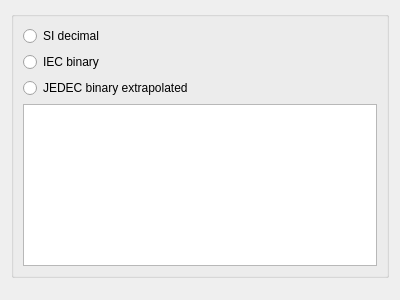
<?xml version="1.0" encoding="UTF-8"?>
<ui version="4.0">
 <class>EnvironmentDataSizeWidget</class>
 <widget class="QWidget" name="EnvironmentDataSizeWidget">
  <property name="geometry">
   <rect>
    <x>0</x>
    <y>0</y>
    <width>400</width>
    <height>300</height>
   </rect>
  </property>
  <layout class="QVBoxLayout" name="verticalLayout">
   <item>
    <widget class="QGroupBox" name="grpDataSize">
     <layout class="QGridLayout" name="gridLayout_2">
      <item row="2" column="0">
       <widget class="QRadioButton" name="rbIecBinary">
        <property name="text">
         <string>IEC binary</string>
        </property>
       </widget>
      </item>
      <item row="3" column="0">
       <widget class="QRadioButton" name="rbJedecBinary">
        <property name="text">
         <string>JEDEC binary extrapolated</string>
        </property>
       </widget>
      </item>
      <item row="4" column="0">
       <widget class="QTextBrowser" name="tbScalePreview"/>
      </item>
      <item row="1" column="0">
       <widget class="QRadioButton" name="rbSiDecimal">
        <property name="text">
         <string>SI decimal</string>
        </property>
       </widget>
      </item>
     </layout>
    </widget>
   </item>
   <item>
    <spacer name="verticalSpacer">
     <property name="orientation">
      <enum>Qt::Vertical</enum>
     </property>
     <property name="sizeHint" stdset="0">
      <size>
       <width>20</width>
       <height>40</height>
      </size>
     </property>
    </spacer>
   </item>
  </layout>
 </widget>
 <tabstops>
  <tabstop>grpDataSize</tabstop>
 </tabstops>
 <resources/>
 <connections/>
</ui>
